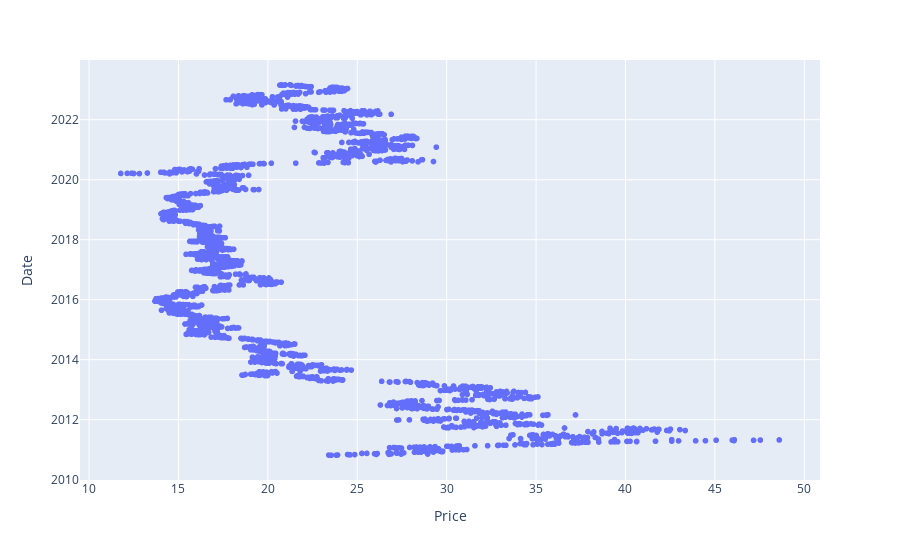

Write notebook code for a chart like this one.
### Code cell
px.scatter(silver_data,x='Price',labels='Silver')

### Figure 1 — Plotly figure (JSON) as saved in the notebook; plotly's stock layout.template omitted (floating-point values rounded to 4 significant figures; data arrays with more than 128 entries replaced by an {"elided": "..."} marker saying what was removed)
{"data": [{"hovertemplate": "Price=%{x}<br>Date=%{y}<extra></extra>", "legendgroup": "", "marker": {"color": "#636efa", "symbol": "circle"}, "mode": "markers", "name": "", "showlegend": false, "type": "scattergl", "x": {"elided": "3191 float values"}, "xaxis": "x", "y": {"elided": "3191 str values"}, "yaxis": "y"}], "layout": {"legend": {"tracegroupgap": 0}, "margin": {"t": 60}, "xaxis": {"anchor": "y", "domain": [0, 1], "title": {"text": "Price"}}, "yaxis": {"anchor": "x", "domain": [0, 1], "title": {"text": "Date"}}}}
